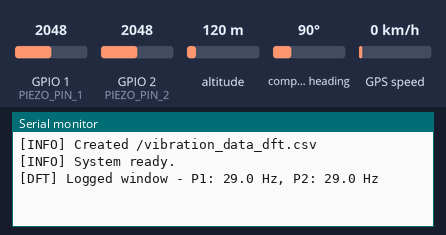
This sketch was run on a simulated ESP32. Parts: the last lines printed to the serial monitor. The test bench sets the inputs (shaded band); at power-on: GPIO 1 (PIEZO_PIN_1) = 2048, GPIO 2 (PIEZO_PIN_2) = 2048, altitude 120 m, compass heading 90°, GPS speed 0 km/h. The local clock reads 2024-03-15 10:24:30 at power-on unless the sketch sets it; storage starts empty; EEPROM starts erased; the GPS gets a fix after 3 s at 37.7749, -122.4194 with 8 satellites; the camera gives no picture.

Above: at 1.5 s.
1.6 s: GPIO 1 (PIEZO_PIN_1) set to 1960
At 5.6 s:
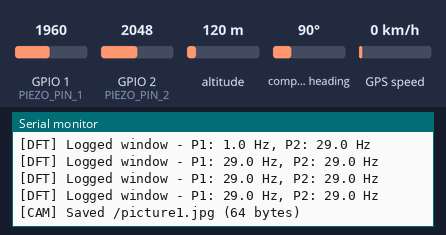
5.7 s: GPIO 2 (PIEZO_PIN_2) set to 1960
At 7.1 s:
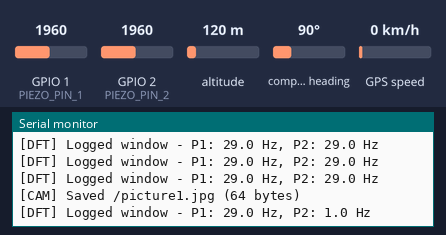

The sketch:

MyCubeSat.ino
```cpp
#include "Global.h"

int pictureNumber = 0;
bool systemReady = false;
String cachedDateTimeGPS = "N/A,N/A,0.000000,0.000000";

RTC_DS3231 rtc;
TinyGPSPlus gps;
HardwareSerial gpsSerial(1);

QueueHandle_t piezoQueue = nullptr;
SemaphoreHandle_t sdMutex = nullptr;
SemaphoreHandle_t dataMutex = nullptr;

static void haltSystem(const char *message) {
    Serial.printf("[FATAL] %s\n", message);
    systemReady = false;
    for (;;) {
        delay(1000);
    }
}

static bool setupLogFile() {
    if (SD_MMC.exists(VIB_LOG_FILENAME)) {
        return true;
    }

    File file = SD_MMC.open(VIB_LOG_FILENAME, FILE_WRITE);
    if (!file) {
        Serial.println("[ERROR] Could not create DFT log file.");
        return false;
    }

    file.println("Date,Time,Lat,Lng,Time_ms,Freq1_Hz,Mag1,Freq2_Hz,Mag2");
    file.close();
    Serial.printf("[INFO] Created %s\n", VIB_LOG_FILENAME);
    return true;
}

static bool createRtosObjects() {
    piezoQueue = xQueueCreate(200, sizeof(PiezoSample));
    sdMutex = xSemaphoreCreateMutex();
    dataMutex = xSemaphoreCreateMutex();

    return piezoQueue != nullptr && sdMutex != nullptr && dataMutex != nullptr;
}

static bool createTasks() {
    if (xTaskCreatePinnedToCore(taskA_PiezoRead, "TaskA_Piezo", 2048, nullptr, 3, nullptr, 0) != pdPASS) {
        return false;
    }
    if (xTaskCreatePinnedToCore(taskD_GPS_RTC, "TaskD_GPS", 4096, nullptr, 0, nullptr, 0) != pdPASS) {
        return false;
    }
    if (xTaskCreatePinnedToCore(taskB_SDWriteDFT, "TaskB_DFT_SD", 8192, nullptr, 2, nullptr, 1) != pdPASS) {
        return false;
    }
    if (xTaskCreatePinnedToCore(taskC_Camera, "TaskC_Camera", 8192, nullptr, 1, nullptr, 1) != pdPASS) {
        return false;
    }
    return true;
}

void setup() {
    Serial.begin(115200);

    if (!createRtosObjects()) {
        haltSystem("Failed to create one or more FreeRTOS objects.");
    }

    pinMode(PIEZO_PIN_1, INPUT);
    pinMode(PIEZO_PIN_2, INPUT);

    Wire.begin(RTC_SDA_PIN, RTC_SCL_PIN);
    if (!rtc.begin()) {
        haltSystem("RTC initialization failed.");
    }
    if (rtc.lostPower()) {
        rtc.adjust(DateTime(F(__DATE__), F(__TIME__)));
        Serial.println("[WARN] RTC lost power; set to firmware build time.");
    }

    gpsSerial.begin(GPS_BAUD, SERIAL_8N1, GPS_RX_PIN, GPS_TX_PIN);

    camera_config_t config = {};
    config.ledc_channel = LEDC_CHANNEL_0;
    config.ledc_timer = LEDC_TIMER_0;
    config.pin_d0 = Y2_GPIO_NUM;
    config.pin_d1 = Y3_GPIO_NUM;
    config.pin_d2 = Y4_GPIO_NUM;
    config.pin_d3 = Y5_GPIO_NUM;
    config.pin_d4 = Y6_GPIO_NUM;
    config.pin_d5 = Y7_GPIO_NUM;
    config.pin_d6 = Y8_GPIO_NUM;
    config.pin_d7 = Y9_GPIO_NUM;
    config.pin_xclk = XCLK_GPIO_NUM;
    config.pin_pclk = PCLK_GPIO_NUM;
    config.pin_vsync = VSYNC_GPIO_NUM;
    config.pin_href = HREF_GPIO_NUM;
    config.pin_sccb_sda = SIOD_GPIO_NUM;
    config.pin_sccb_scl = SIOC_GPIO_NUM;
    config.pin_pwdn = PWDN_GPIO_NUM;
    config.pin_reset = RESET_GPIO_NUM;
    config.xclk_freq_hz = 20000000;
    config.pixel_format = PIXFORMAT_JPEG;

    if (psramFound()) {
        config.frame_size = FRAMESIZE_SVGA;
        config.jpeg_quality = 12;
        config.fb_count = 2;
    } else {
        config.frame_size = FRAMESIZE_QVGA;
        config.jpeg_quality = 12;
        config.fb_count = 1;
    }

    if (esp_camera_init(&config) != ESP_OK) {
        haltSystem("Camera initialization failed.");
    }

    SD_MMC.setPins(SD_MMC_CLK, SD_MMC_CMD, SD_MMC_D0);
    if (!SD_MMC.begin("/sdcard", true)) {
        haltSystem("SD card mount failed.");
    }
    if (SD_MMC.cardType() == CARD_NONE) {
        haltSystem("No SD card detected.");
    }

    if (!EEPROM.begin(EEPROM_SIZE)) {
        haltSystem("EEPROM initialization failed.");
    }
    EEPROM.get(0, pictureNumber);
    if (pictureNumber < 0 || pictureNumber > MAX_FILES) {
        pictureNumber = 0;
    }

    if (!setupLogFile()) {
        haltSystem("Could not prepare vibration log file.");
    }

    if (!createTasks()) {
        haltSystem("Failed to create one or more FreeRTOS tasks.");
    }

    systemReady = true;
    Serial.println("[INFO] System ready.");
}

void loop() {
    // All runtime work is handled by FreeRTOS tasks.
    vTaskDelete(nullptr);
}
```

Global.h
```cpp
#ifndef GLOBAL_H
#define GLOBAL_H

#include <Arduino.h>
#include <EEPROM.h>
#include <Wire.h>
#include "FS.h"
#include "SD_MMC.h"
#include "RTClib.h"
#include <TinyGPSPlus.h>
#include "esp_camera.h"
#include "freertos/FreeRTOS.h"
#include "freertos/queue.h"
#include "freertos/semphr.h"

// ============================================================
// Hardware configuration
// Project-specific pin assignments used by the current firmware.
// Verify them against the physical wiring before deployment.
// ============================================================
#define PWDN_GPIO_NUM     -1
#define RESET_GPIO_NUM    -1
#define XCLK_GPIO_NUM     15
#define SIOD_GPIO_NUM     4
#define SIOC_GPIO_NUM     5
#define Y9_GPIO_NUM       16
#define Y8_GPIO_NUM       17
#define Y7_GPIO_NUM       18
#define Y6_GPIO_NUM       12
#define Y5_GPIO_NUM       10
#define Y4_GPIO_NUM       8
#define Y3_GPIO_NUM       9
#define Y2_GPIO_NUM       11
#define VSYNC_GPIO_NUM    6
#define HREF_GPIO_NUM     7
#define PCLK_GPIO_NUM     13

#define SD_MMC_CLK 39
#define SD_MMC_CMD 38
#define SD_MMC_D0  40

#define RTC_SDA_PIN 47
#define RTC_SCL_PIN 48

#define GPS_RX_PIN 46
#define GPS_TX_PIN 3
#define GPS_BAUD   9600

constexpr int PIEZO_PIN_1 = 1;
constexpr int PIEZO_PIN_2 = 2;

// ============================================================
// System constants
// ============================================================
constexpr size_t EEPROM_SIZE = 4;
constexpr int MAX_FILES = 2000;
constexpr int SAMPLES_PER_WINDOW = 100;
constexpr double SAMPLING_FREQ_HZ = 100.0;
constexpr char VIB_LOG_FILENAME[] = "/vibration_data_dft.csv";

struct PiezoSample {
    unsigned long timestamp;
    int val1;
    int val2;
};

// ============================================================
// Shared objects
// ============================================================
extern int pictureNumber;
extern bool systemReady;
extern String cachedDateTimeGPS;

extern RTC_DS3231 rtc;
extern TinyGPSPlus gps;
extern HardwareSerial gpsSerial;

extern QueueHandle_t piezoQueue;
extern SemaphoreHandle_t sdMutex;
extern SemaphoreHandle_t dataMutex;

// FreeRTOS task entry points.
void taskA_PiezoRead(void *pvParameters);
void taskB_SDWriteDFT(void *pvParameters);
void taskC_Camera(void *pvParameters);
void taskD_GPS_RTC(void *pvParameters);

#endif
```

Task_Camera.cpp
```cpp
#include "Global.h"

void taskC_Camera(void *pvParameters) {
    (void)pvParameters;

    const TickType_t xFrequency = pdMS_TO_TICKS(5000);

    for (;;) {
        vTaskDelay(xFrequency);

        camera_fb_t *fb = esp_camera_fb_get();
        if (!fb) {
            Serial.println("[ERROR] Camera capture failed.");
            continue;
        }

        pictureNumber++;
        if (pictureNumber > MAX_FILES) {
            pictureNumber = 1;
        }

        const String path = "/picture" + String(pictureNumber) + ".jpg";

        if (xSemaphoreTake(sdMutex, portMAX_DELAY) == pdTRUE) {
            File file = SD_MMC.open(path, FILE_WRITE);
            if (file) {
                const size_t bytesWritten = file.write(fb->buf, fb->len);
                file.close();

                if (bytesWritten == fb->len) {
                    EEPROM.put(0, pictureNumber);
                    EEPROM.commit();
                    Serial.printf("[CAM] Saved %s (%u bytes)\n",
                                  path.c_str(), static_cast<unsigned int>(bytesWritten));
                } else {
                    Serial.printf("[ERROR] Incomplete camera write: %u/%u bytes\n",
                                  static_cast<unsigned int>(bytesWritten),
                                  static_cast<unsigned int>(fb->len));
                }
            } else {
                Serial.printf("[ERROR] Could not open %s for writing.\n", path.c_str());
            }
            xSemaphoreGive(sdMutex);
        }

        esp_camera_fb_return(fb);
    }
}
```

Task_Processing.cpp
```cpp
#include "Global.h"
#include <math.h>

// Direct DFT implementation used to estimate the dominant non-DC frequency bin.
// With fs = 100 Hz and N = 100, bin spacing is 1 Hz. The loop evaluates
// bins 1..49; 50 Hz is the Nyquist limit but is not evaluated by this code.
static void getDominantFrequency(const double data[], int N, double fs,
                                 double &peakFreq, double &peakMag) {
    double maxMag = 0.0;
    int peakK = 0;

    for (int k = 1; k < N / 2; k++) {
        double sumReal = 0.0;
        double sumImag = 0.0;

        for (int n = 0; n < N; n++) {
            const double angle = 2.0 * PI * k * n / N;
            sumReal += data[n] * cos(angle);
            sumImag -= data[n] * sin(angle);
        }

        const double magnitude = sqrt(sumReal * sumReal + sumImag * sumImag) / (N / 2.0);
        if (magnitude > maxMag) {
            maxMag = magnitude;
            peakK = k;
        }
    }

    peakFreq = peakK * (fs / N);
    peakMag = maxMag;
}

void taskB_SDWriteDFT(void *pvParameters) {
    (void)pvParameters;

    PiezoSample sample;
    double piezo1Buffer[SAMPLES_PER_WINDOW];
    double piezo2Buffer[SAMPLES_PER_WINDOW];
    int sampleCount = 0;
    unsigned long startTimestamp = 0;

    for (;;) {
        if (xQueueReceive(piezoQueue, &sample, portMAX_DELAY) != pdTRUE) {
            continue;
        }

        if (sampleCount == 0) {
            startTimestamp = sample.timestamp;
        }

        piezo1Buffer[sampleCount] = static_cast<double>(sample.val1);
        piezo2Buffer[sampleCount] = static_cast<double>(sample.val2);
        sampleCount++;

        if (sampleCount < SAMPLES_PER_WINDOW) {
            continue;
        }

        double freq1 = 0.0;
        double mag1 = 0.0;
        double freq2 = 0.0;
        double mag2 = 0.0;

        getDominantFrequency(piezo1Buffer, SAMPLES_PER_WINDOW, SAMPLING_FREQ_HZ, freq1, mag1);
        getDominantFrequency(piezo2Buffer, SAMPLES_PER_WINDOW, SAMPLING_FREQ_HZ, freq2, mag2);

        String currentCache;
        if (xSemaphoreTake(dataMutex, portMAX_DELAY) == pdTRUE) {
            currentCache = cachedDateTimeGPS;
            xSemaphoreGive(dataMutex);
        } else {
            currentCache = "N/A,N/A,0.000000,0.000000";
        }

        const String logData = currentCache + "," + String(startTimestamp) + "," +
                               String(freq1, 2) + "," + String(mag1, 2) + "," +
                               String(freq2, 2) + "," + String(mag2, 2) + "\n";

        if (xSemaphoreTake(sdMutex, portMAX_DELAY) == pdTRUE) {
            File file = SD_MMC.open(VIB_LOG_FILENAME, FILE_APPEND);
            if (file) {
                file.print(logData);
                file.close();
                Serial.printf("[DFT] Logged window - P1: %.1f Hz, P2: %.1f Hz\n", freq1, freq2);
            } else {
                Serial.println("[ERROR] DFT task could not open CSV log.");
            }
            xSemaphoreGive(sdMutex);
        }

        sampleCount = 0;
    }
}
```

Task_Sensors.cpp
```cpp
#include "Global.h"

void taskA_PiezoRead(void *pvParameters) {
    (void)pvParameters;

    TickType_t xLastWakeTime = xTaskGetTickCount();
    const TickType_t xFrequency = pdMS_TO_TICKS(10);
    PiezoSample sample;
    uint32_t droppedSamples = 0;

    for (;;) {
        vTaskDelayUntil(&xLastWakeTime, xFrequency);

        sample.timestamp = millis();
        sample.val1 = analogRead(PIEZO_PIN_1);
        sample.val2 = analogRead(PIEZO_PIN_2);

        if (xQueueSend(piezoQueue, &sample, 0) != pdPASS) {
            droppedSamples++;
            if (droppedSamples % 100 == 0) {
                Serial.printf("[WARN] Piezo queue full; dropped samples: %lu\n",
                              static_cast<unsigned long>(droppedSamples));
            }
        }
    }
}

void taskD_GPS_RTC(void *pvParameters) {
    (void)pvParameters;

    TickType_t lastRtcUpdate = xTaskGetTickCount();

    for (;;) {
        while (gpsSerial.available() > 0) {
            gps.encode(gpsSerial.read());
        }

        if (xTaskGetTickCount() - lastRtcUpdate >= pdMS_TO_TICKS(1000)) {
            lastRtcUpdate = xTaskGetTickCount();

            DateTime now = rtc.now();
            String dateStr = String(now.year()) + "/" + String(now.month()) + "/" + String(now.day());
            String timeStr = String(now.hour()) + ":" + String(now.minute()) + ":" + String(now.second());
            String latStr = gps.location.isValid() ? String(gps.location.lat(), 6) : "0.000000";
            String lngStr = gps.location.isValid() ? String(gps.location.lng(), 6) : "0.000000";
            String newCache = dateStr + "," + timeStr + "," + latStr + "," + lngStr;

            if (xSemaphoreTake(dataMutex, portMAX_DELAY) == pdTRUE) {
                cachedDateTimeGPS = newCache;
                xSemaphoreGive(dataMutex);
            }
        }

        vTaskDelay(pdMS_TO_TICKS(10));
    }
}
```

Measured:
- after the input at 1.6 s, the serial monitor: prints a new line after 0.74 s (image 1)
- after the input at 5.7 s, the serial monitor: prints a new line after 0.64 s (image 2)
